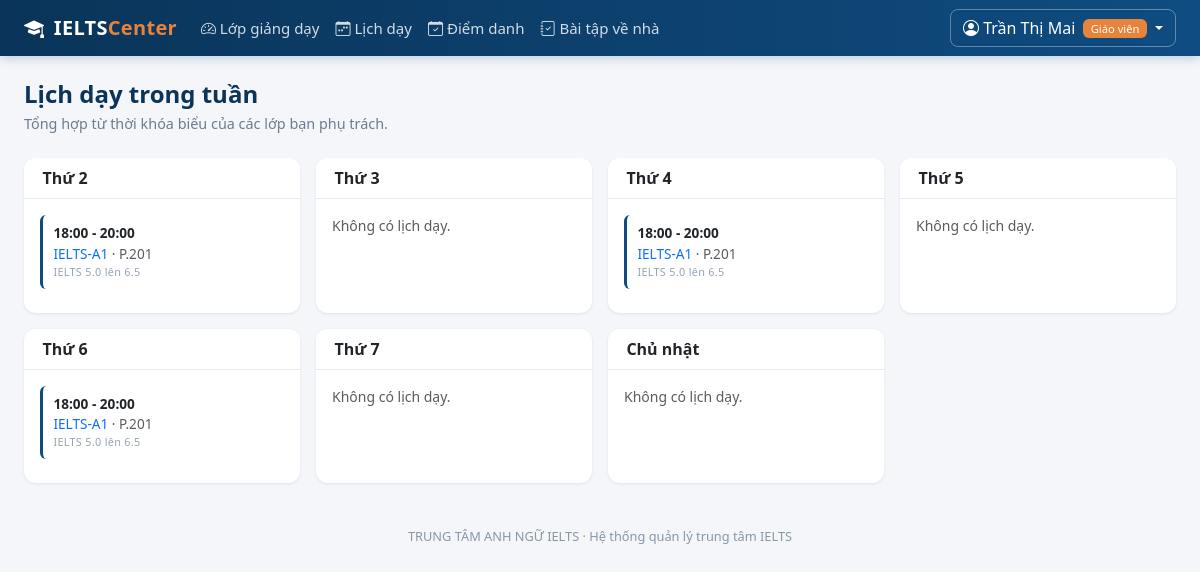
/giao-vien/lich-day (signed in), run on the app's committed database.
### models.py (models this page shows, shortened)
class User(UserMixin, db.Model):
    __tablename__ = "users"
    id = db.Column(db.Integer, primary_key=True)
    username = db.Column(db.String(50), unique=True, nullable=False, index=True)
    password_hash = db.Column(db.String(255), nullable=False)
    role = db.Column(db.String(20), nullable=False, default=ROLE_STUDENT)
    full_name = db.Column(db.String(120), nullable=False)
    email = db.Column(db.String(120))
    phone = db.Column(db.String(20))
    is_locked = db.Column(db.Boolean, default=False, nullable=False)
    failed_logins = db.Column(db.Integer, default=0, nullable=False)
    created_at = db.Column(db.DateTime, default=datetime.now)
    teacher = db.relationship(
        "TeacherProfile", back_populates="user", uselist=False, cascade="all, delete-orphan"
    )
    student = db.relationship(
        "StudentProfile", back_populates="user", uselist=False, cascade="all, delete-orphan"
    )
    @property
    def role_label(self):
        return ROLE_LABELS.get(self.role, self.role)
    @property
    def is_admin(self):
        return self.role == ROLE_ADMIN
    @property
    def is_teacher(self):
        return self.role == ROLE_TEACHER

class Schedule(db.Model):
    __tablename__ = "schedules"
    id = db.Column(db.Integer, primary_key=True)
    class_id = db.Column(db.Integer, db.ForeignKey("classes.id"), nullable=False)
    weekday = db.Column(db.Integer, nullable=False)      # 0 = Thu 2
    start_time = db.Column(db.String(5), nullable=False)  # 'HH:MM'
    end_time = db.Column(db.String(5), nullable=False)
    classroom = db.relationship("ClassRoom", back_populates="schedules")

class ClassRoom(db.Model):
    __tablename__ = "classes"
    id = db.Column(db.Integer, primary_key=True)
    code = db.Column(db.String(20), unique=True, nullable=False)
    course_id = db.Column(db.Integer, db.ForeignKey("courses.id"), nullable=False)
    teacher_id = db.Column(db.Integer, db.ForeignKey("teacher_profiles.id"))
    room = db.Column(db.String(30))
    start_date = db.Column(db.Date)
    max_size = db.Column(db.Integer, default=20, nullable=False)
    status = db.Column(db.String(20), default="open", nullable=False)
    course = db.relationship("Course", back_populates="classes")
    teacher = db.relationship("TeacherProfile", back_populates="classes")
    schedules = db.relationship(
        "Schedule", back_populates="classroom", cascade="all, delete-orphan"
    )
    enrollments = db.relationship(
        "Enrollment", back_populates="classroom", cascade="all, delete-orphan"
    )
    homework_assignments = db.relationship(
        "Homework", back_populates="classroom", cascade="all, delete-orphan"
    )

class Course(db.Model):
    __tablename__ = "courses"
    id = db.Column(db.Integer, primary_key=True)
    code = db.Column(db.String(20), unique=True, nullable=False)
    name = db.Column(db.String(150), nullable=False)
    entry_band = db.Column(db.Float, nullable=False)
    target_band = db.Column(db.Float, nullable=False)
    sessions = db.Column(db.Integer, nullable=False, default=36)
    tuition = db.Column(db.Integer, nullable=False, default=0)   # hoc phi (VND)
    is_open = db.Column(db.Boolean, default=True, nullable=False)
    description = db.Column(db.Text)
    classes = db.relationship("ClassRoom", back_populates="course")

### blueprints/teacher.py (the view)
@teacher_bp.route("/lich-day")
def schedule():
    classes = my_classes()
    table = {i: [] for i in range(7)}
    for c in classes:
        if c.status in ("cancelled", "finished"):
            continue
        for s in c.schedules:
            table[s.weekday].append((s, c))
    for day in table:
        table[day].sort(key=lambda item: item[0].start_time)
    return render_template("teacher/schedule.html", table=table, weekdays=WEEKDAYS)

### blueprints/teacher.py (called while the page is built)
@teacher_bp.before_request
@teacher_required
def _guard():
    return None

def my_classes():
    profile = current_user.teacher
    if profile is None:
        return []
    return (
        ClassRoom.query.filter_by(teacher_id=profile.id).order_by(ClassRoom.code).all()
    )

### models.py (called while the page is built)
@login_manager.user_loader
def load_user(user_id):
    return db.session.get(User, int(user_id))

### utils.py (called while the page is built)
def role_required(*roles):
    def decorator(view):
        @wraps(view)
        def wrapper(*args, **kwargs):
            if not current_user.is_authenticated:
                flash("Vui lòng đăng nhập để tiếp tục.", "warning")
                return redirect(url_for("auth.login"))
            if current_user.role not in roles:
                abort(403)
            return view(*args, **kwargs)
        return wrapper
    return decorator

### templates/teacher/schedule.html (shortened to what this page needs)
{% extends "base.html" %}
{% block content %}
<h4 class="page-title">Lịch dạy trong tuần</h4>
<p class="page-sub mb-4">Tổng hợp từ thời khóa biểu của các lớp bạn phụ trách.</p>
<div class="row g-3">
{% for index in range(7) %}
  <div class="col-md-6 col-xl-3">
    <div class="card h-100">
      <div class="card-header py-2">{{ weekdays[index] }}</div>
      <div class="card-body py-3">
        {% for schedule, classroom in table[index] %}
          <div class="timetable-cell">
            <div class="fw-semibold">{{ schedule.start_time }} - {{ schedule.end_time }}</div>
            <div>
              <a href="{{ url_for('teacher.class_detail', class_id=classroom.id) }}" class="text-decoration-none">{{ classroom.code }}</a>
              <span class="text-muted">· {{ classroom.room or 'chưa có phòng' }}</span>
            </div>
            <div class="uc-tag">{{ classroom.course.name }}</div>
          </div>
        {% else %}
          <p class="text-muted small mb-0">Không có lịch dạy.</p>
        {% endfor %}
      </div>
    </div>
  </div>
{% endfor %}
</div>
{% endblock %}

### templates/base.html (shortened to what this page needs)
<!DOCTYPE html>
<html lang="vi">
<head>
  <link href="{{ url_for('static', filename='vendor/bootstrap/bootstrap.min.css') }}" rel="stylesheet">
  <link href="{{ url_for('static', filename='vendor/bootstrap-icons/bootstrap-icons.min.css') }}" rel="stylesheet">
  <link rel="stylesheet" href="{{ url_for('static', filename='css/style.css') }}">
</head>
<body class="{% if not current_user.is_authenticated %}page-auth{% endif %}">
{% if current_user.is_authenticated %}
<nav class="navbar navbar-expand-lg app-navbar sticky-top">
  <div class="container-fluid px-4">
    <a class="navbar-brand" href="{{ url_for('auth.index') }}">
      <i class="bi bi-mortarboard-fill me-1"></i> IELTS<span class="brand-light">Center</span>
    </a>
    <div class="collapse navbar-collapse" id="mainNav">
      <ul class="navbar-nav me-auto">
        {% if current_user.is_admin %}
          <li class="nav-item"><a class="nav-link" href="{{ url_for('admin.dashboard') }}"><i class="bi bi-speedometer2"></i> Tổng quan</a></li>
          <li class="nav-item"><a class="nav-link" href="{{ url_for('admin.courses') }}"><i class="bi bi-journal-bookmark"></i> Khóa học</a></li>
          <li class="nav-item"><a class="nav-link" href="{{ url_for('admin.classes') }}"><i class="bi bi-people"></i> Lớp học</a></li>
          <li class="nav-item"><a class="nav-link" href="{{ url_for('admin.schedule_management') }}"><i class="bi bi-calendar-week"></i> Lịch học</a></li>
          <li class="nav-item"><a class="nav-link" href="{{ url_for('admin.teachers') }}"><i class="bi bi-person-video3"></i> Giáo viên</a></li>
          <li class="nav-item"><a class="nav-link" href="{{ url_for('admin.students') }}"><i class="bi bi-person-badge"></i> Học viên</a></li>
          <li class="nav-item"><a class="nav-link" href="{{ url_for('admin.attendance_report') }}"><i class="bi bi-calendar-check"></i> Điểm danh</a></li>
          <li class="nav-item"><a class="nav-link" href="{{ url_for('admin.accounts') }}"><i class="bi bi-shield-lock"></i> Tài khoản</a></li>
          <li class="nav-item"><a class="nav-link" href="{{ url_for('admin.scores') }}"><i class="bi bi-clipboard-data"></i> Kết quả</a></li>
        {% elif current_user.is_teacher %}
          <li class="nav-item"><a class="nav-link" href="{{ url_for('teacher.dashboard') }}"><i class="bi bi-speedometer2"></i> Lớp giảng dạy</a></li>
          <li class="nav-item"><a class="nav-link" href="{{ url_for('teacher.schedule') }}"><i class="bi bi-calendar-week"></i> Lịch dạy</a></li>
          <li class="nav-item"><a class="nav-link" href="{{ url_for('teacher.attendance') }}"><i class="bi bi-calendar-check"></i> Điểm danh</a></li>
          <li class="nav-item"><a class="nav-link" href="{{ url_for('teacher.homework_list') }}"><i class="bi bi-journal-check"></i> Bài tập về nhà</a></li>
        {% endif %}
      </ul>
      <div class="dropdown">
        <a class="btn btn-user dropdown-toggle" href="#" data-bs-toggle="dropdown">
          <i class="bi bi-person-circle"></i>
          {{ current_user.full_name }}
          <span class="badge role-badge ms-1">{{ current_user.role_label }}</span>
        </a>
      </div>
    </div>
  </div>
</nav>
{% endif %}
<main class="{% if current_user.is_authenticated %}container-fluid px-4 py-4{% else %}auth-wrapper{% endif %}">
  {% block content %}{% endblock %}
</main>
{% if current_user.is_authenticated %}
<footer class="app-footer">
  {{ CENTER_NAME }} · Hệ thống quản lý trung tâm IELTS
</footer>
{% endif %}
</body>
</html>

### static/css/style.css (style rules this page uses)
:root { --brand: #0f4c81; --brand-dark: #0a3459; --brand-light: #4a90c2; --accent: #e8833a; --surface: #f4f6f9; }
body { background: var(--surface); font-family: "Segoe UI", Roboto, "Helvetica Neue", Arial, sans-serif; color: #23303d; min-height: 100vh; }
.app-navbar { background: linear-gradient(90deg, var(--brand-dark), var(--brand)); box-shadow: 0 2px 10px rgba(15, 76, 129, .25); }
.app-navbar .navbar-brand { color: #fff; font-weight: 700; letter-spacing: .3px; }
.app-navbar .brand-light { color: var(--accent); }
.app-navbar .nav-link { color: rgba(255, 255, 255, .82); font-size: .94rem; padding: .5rem .85rem; border-radius: 6px; }
.btn-user { color: #fff; border: 1px solid rgba(255,255,255,.35); border-radius: 8px; }
.role-badge { background: var(--accent); font-weight: 500; font-size: .7rem; }
.card { border: none; border-radius: 12px; box-shadow: 0 1px 3px rgba(16, 40, 66, .09); }
.card-header { background: #fff; border-bottom: 1px solid #e7ecf2; font-weight: 600; border-radius: 12px 12px 0 0 !important; padding: .9rem 1.15rem; }
.page-title { font-weight: 700; color: var(--brand-dark); margin-bottom: .25rem; }
.page-sub { color: #6b7c8f; font-size: .9rem; }
.app-footer { text-align: center; color: #8797a8; font-size: .8rem; padding: 1.25rem 0 2rem; }
.timetable-cell { background: #fff; border-left: 3px solid var(--brand); border-radius: 6px; padding: .5rem .65rem; margin-bottom: .5rem; font-size: .85rem; }
.uc-tag { font-size: .68rem; color: #94a3b4; letter-spacing: .3px; }

### data on the page
User: full_name "Trần Thị Mai", role_label "Giáo viên"
Schedule: start_time "18:00", end_time "20:00", code "IELTS-A1", room "P.201", course.name "IELTS 5.0 lên 6.5"
Schedule: start_time "18:00", end_time "20:00", code "IELTS-A1", room "P.201", course.name "IELTS 5.0 lên 6.5"
Schedule: start_time "18:00", end_time "20:00", code "IELTS-A1", room "P.201", course.name "IELTS 5.0 lên 6.5"

### other printed values
{{ weekdays[index] }} "Thứ 2" "Thứ 3" "Thứ 4" "Thứ 5" "Thứ 6" "Thứ 7" "Chủ nhật"
{{ CENTER_NAME }} "TRUNG TÂM ANH NGỮ IELTS"
